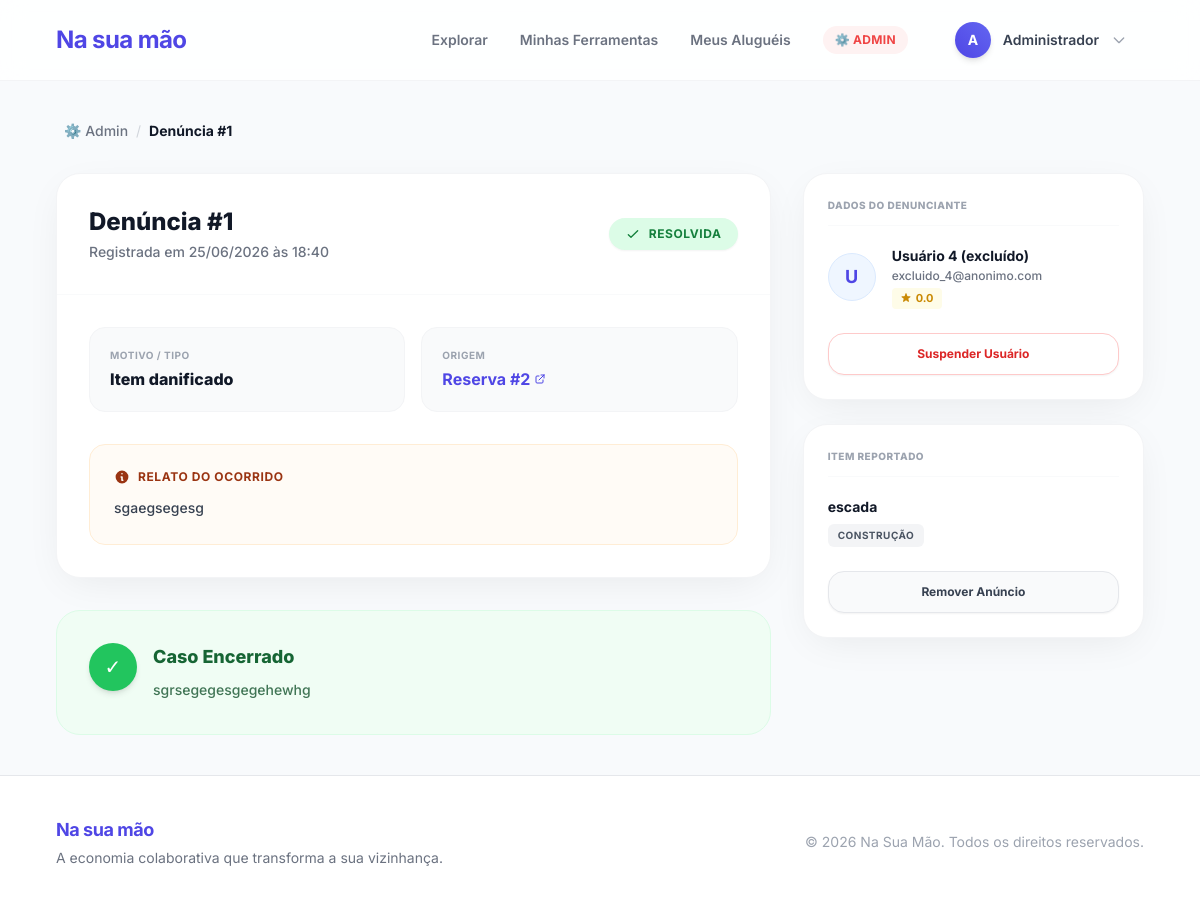
The app's page /admin/denuncias/1 (signed in) with its own data.
### models/models.py (models this page shows)
class Usuario(Base):
    __tablename__ = "usuarios"
    id_usuario = Column(Integer, primary_key=True, index=True)
    nome = Column(String(100), nullable=False)
    email = Column(String(100), unique=True, index=True, nullable=False)
    senha = Column(String(255), nullable=False)
    cpf = Column(String(14), unique=True, nullable=False)
    cep = Column(String(9), nullable=True)
    telefone = Column(String(15), nullable=True)
    reputacao_acumulada = Column(Numeric(3, 1), default=0.0)
    tipo_perfil = Column(SAEnum(TipoPerfil), default=TipoPerfil.AMBOS)
    data_cadastro = Column(DateTime(timezone=True), server_default=func.now())
    latitude = Column(Float, nullable=True)
    longitude = Column(Float, nullable=True)
    data_nascimento = Column(Date, nullable=False)
    bairro = Column(String(100), nullable=True)
    endereco = Column(String(255), nullable=True)
    foto = Column(String(255), nullable=True)
    total_alugueis = Column(Integer, default=0)
    status_conta = Column(String(20), default="ativo")
    is_admin = Column(Boolean, default=False)
    ferramentas = relationship("Ferramenta", back_populates="locador")
    reservas_como_locatario = relationship("Reserva", back_populates="locatario", foreign_keys="Reserva.id_locatario")

class Denuncia(Base):
    __tablename__ = "denuncias"
    id_denuncia = Column(Integer, primary_key=True, index=True)
    id_reserva = Column(Integer, ForeignKey("reservas.id_reserva"), nullable=False)
    id_denunciante = Column(Integer, ForeignKey("usuarios.id_usuario"), nullable=False)
    motivo = Column(Text, nullable=False)
    descricao = Column(Text, nullable=False)
    foto_evidencia = Column(String(255), nullable=True)
    status_denuncia = Column(SAEnum(StatusDenuncia), default=StatusDenuncia.PENDENTE)
    resolucao = Column(Text, nullable=True)
    data_abertura = Column(DateTime(timezone=True), server_default=func.now())
    reserva = relationship("Reserva")
    denunciante = relationship("Usuario")

class Ferramenta(Base):
    __tablename__ = "ferramentas"
    id_ferramenta = Column(Integer, primary_key=True, index=True)
    id_locador = Column(Integer, ForeignKey("usuarios.id_usuario"), nullable=False)
    id_categoria = Column(Integer, ForeignKey("categorias.id_categoria"), nullable=False)
    titulo = Column(String(100), nullable=False)
    descricao = Column(Text, nullable=False)
    voltagem = Column(SAEnum(Voltagem), default=Voltagem.MANUAL)
    estado_conservacao = Column(SAEnum(EstadoConservacao), default=EstadoConservacao.BOM)
    preco_diaria = Column(Numeric(10, 2), nullable=False)
    status_ferramenta = Column(SAEnum(StatusFerramenta), default=StatusFerramenta.DISPONIVEL)
    foto1 = Column(String(255), nullable=True)
    foto2 = Column(String(255), nullable=True)
    foto3 = Column(String(255), nullable=True)
    foto4 = Column(String(255), nullable=True)
    foto5 = Column(String(255), nullable=True)
    locador = relationship("Usuario", back_populates="ferramentas")
    categoria = relationship("Categoria", back_populates="ferramentas")
    reservas = relationship("Reserva", back_populates="ferramenta")

class Categoria(Base):
    __tablename__ = "categorias"
    id_categoria = Column(Integer, primary_key=True, index=True)
    nome_categoria = Column(String(50), nullable=False)
    ferramentas = relationship("Ferramenta", back_populates="categoria")

### src/controllers/admin_controller.py (the view)
@router.get("/denuncias/{denuncia_id}", response_class=HTMLResponse)
async def detalhe_denuncia(request: Request, denuncia_id: int, db: Session = Depends(get_db), admin: Usuario = Depends(require_admin)):
    denuncia = db.query(Denuncia).filter(Denuncia.id_denuncia == denuncia_id).first()
    if not denuncia:
        return RedirectResponse("/admin/", status_code=302)
    return templates.TemplateResponse("admin/denuncia_detalhe.html", {
        "request": request, "usuario": admin, "denuncia": denuncia
    })

### templates/admin/denuncia_detalhe.html (shortened to what this page needs)
{% extends "base.html" %}
{% block content %}
<div class="flex items-center gap-2 text-sm text-gray-500 mb-8 px-2">
  <a href="/admin/" class="hover:text-primary-600 font-medium transition-colors">⚙️ Admin</a>
  <span class="text-gray-300">/</span>
  <span class="text-gray-900 font-bold">Denúncia #{{ denuncia.id_denuncia }}</span>
</div>
<div class="grid grid-cols-1 lg:grid-cols-3 gap-8">
  <div class="lg:col-span-2 space-y-8">
    <div class="bg-white rounded-3xl shadow-soft border border-gray-100 overflow-hidden">
      <div class="p-8 border-b border-gray-50 flex flex-wrap items-center justify-between gap-4">
        <div>
          <h1 class="text-2xl font-extrabold text-gray-900 mb-1">Denúncia #{{ denuncia.id_denuncia }}</h1>
          <p class="text-sm text-gray-500 font-medium">
            Registrada em
            {{ denuncia.data_abertura.strftime('%d/%m/%Y às %H:%M') if denuncia.data_abertura else 'Data indisponível' }}
          </p>
        </div>
        {% if denuncia.status_denuncia.value in ['Pendente', 'Em Análise'] %}
          <span class="bg-orange-100 text-orange-700 px-4 py-2 rounded-full text-xs font-bold uppercase tracking-wider flex items-center gap-2 shadow-sm">
            <svg class="w-4 h-4" fill="none" stroke="currentColor" viewBox="0 0 24 24"><path stroke-linecap="round" stroke-linejoin="round" stroke-width="2" d="M12 8v4m0 4h.01M21 12a9 9 0 11-18 0 9 9 0 0118 0z"></path></svg>
            {{ denuncia.status_denuncia.value }}
          </span>
        {% else %}
          <span class="bg-green-100 text-green-700 px-4 py-2 rounded-full text-xs font-bold uppercase tracking-wider flex items-center gap-2 shadow-sm">
            <svg class="w-4 h-4" fill="none" stroke="currentColor" viewBox="0 0 24 24"><path stroke-linecap="round" stroke-linejoin="round" stroke-width="2" d="M5 13l4 4L19 7"></path></svg>
            {{ denuncia.status_denuncia.value }}
          </span>
        {% endif %}
      </div>
      <div class="p-8">
        <div class="grid grid-cols-1 sm:grid-cols-2 gap-4 mb-8">
          <div class="bg-gray-50 rounded-2xl p-5 border border-gray-100">
            <p class="text-[10px] text-gray-400 font-bold uppercase tracking-wider mb-1">Motivo / Tipo</p>
            <p class="font-extrabold text-gray-900">{{ denuncia.motivo }}</p>
          </div>
          <div class="bg-gray-50 rounded-2xl p-5 border border-gray-100">
            <p class="text-[10px] text-gray-400 font-bold uppercase tracking-wider mb-1">Origem</p>
            <a href="/reservas/{{ denuncia.id_reserva }}"
               class="font-bold text-primary-600 hover:text-primary-700 inline-flex items-center gap-1 transition-colors">
              Reserva #{{ denuncia.id_reserva }}
              <svg class="w-3 h-3" fill="none" stroke="currentColor" viewBox="0 0 24 24"><path stroke-linecap="round" stroke-linejoin="round" stroke-width="2" d="M10 6H6a2 2 0 00-2 2v10a2 2 0 002 2h10a2 2 0 002-2v-4M14 4h6m0 0v6m0-6L10 14"></path></svg>
            </a>
          </div>
        </div>
        <div class="bg-orange-50/50 border border-orange-100 rounded-2xl p-6">
          <h3 class="text-xs font-bold text-orange-800 uppercase tracking-wider mb-3 flex items-center gap-2">
            <svg class="w-4 h-4" fill="currentColor" viewBox="0 0 20 20"><path fill-rule="evenodd" d="M18 10a8 8 0 11-16 0 8 8 0 0116 0zm-7-4a1 1 0 11-2 0 1 1 0 012 0zM9 9a1 1 0 000 2v3a1 1 0 001 1h1a1 1 0 100-2v-3a1 1 0 00-1-1H9z" clip-rule="evenodd"></path></svg>
            Relato do Ocorrido
          </h3>
          <p class="text-sm text-gray-700 leading-relaxed font-medium">{{ denuncia.descricao }}</p>
        </div>
      </div>
    </div>
    {% if denuncia.status_denuncia.value in ['Pendente', 'Em Análise'] %}
    <div class="bg-white rounded-3xl shadow-soft border border-gray-100 p-8">
      <div class="flex items-center gap-3 mb-6">
        <div class="w-10 h-10 bg-primary-50 text-primary-600 rounded-full flex items-center justify-center text-lg">📝</div>
        <h2 class="font-extrabold text-gray-900 text-xl">Registrar Resolução</h2>
      </div>
      <form method="POST" action="/admin/denuncias/{{ denuncia.id_denuncia }}/resolver" class="space-y-6">
        <div>
          <label class="block text-[11px] font-bold text-gray-500 uppercase tracking-wider mb-2">
            Decisão e Ações Tomadas
          </label>
          <textarea name="resolucao" required rows="5"
                    placeholder="Descreva as medidas adotadas (ex: advertência enviada, reembolso processado...)"
                    class="w-full bg-gray-50 border border-gray-200 rounded-2xl px-5 py-4 text-sm focus:ring-2 focus:ring-green-500 focus:bg-white outline-none transition-all shadow-sm resize-none"></textarea>
        </div>
        <div class="bg-blue-50 border border-blue-100 rounded-2xl p-4 flex gap-3 text-sm text-blue-800">
          <svg class="w-5 h-5 flex-shrink-0 mt-0.5 text-blue-500" fill="currentColor" viewBox="0 0 20 20"><path fill-rule="evenodd" d="M18 10a8 8 0 11-16 0 8 8 0 0116 0zm-7-4a1 1 0 11-2 0 1 1 0 012 0zM9 9a1 1 0 000 2v3a1 1 0 001 1h1a1 1 0 100-2v-3a1 1 0 00-1-1H9z" clip-rule="evenodd"></path></svg>
          <p class="leading-relaxed">Após o envio, a denúncia será arquivada como "Resolvida" e o status do aluguel voltará para "Finalizado".</p>
        </div>
        <div class="flex flex-col sm:flex-row gap-4 pt-2">
          <button type="submit"
                  class="sm:flex-1 bg-green-600 hover:bg-green-700 text-white py-4 rounded-2xl font-bold text-sm transition-all shadow-md hover:shadow-lg transform hover:-translate-y-0.5">
            Concluir e Marcar como Resolvida
          </button>
          <a href="/admin/"
             class="sm:w-1/3 text-center bg-white border border-gray-200 text-gray-700 hover:bg-gray-50 py-4 rounded-2xl font-bold text-sm transition-colors shadow-sm">
            Voltar ao Painel
          </a>
        </div>
      </form>
    </div>
    {% else %}
    <div class="bg-green-50 border border-green-100 rounded-3xl p-8 flex gap-4 items-start">
      <div class="w-12 h-12 bg-green-500 text-white rounded-full flex items-center justify-center flex-shrink-0 text-xl shadow-md">✓</div>
      <div>
        <h2 class="font-extrabold text-green-800 text-lg mb-2">Caso Encerrado</h2>
        <p class="text-sm text-green-900/80 leading-relaxed font-medium">{{ denuncia.resolucao }}</p>
      </div>
    </div>
    {% endif %}
  </div>
  <div class="lg:col-span-1 space-y-6">
    <div class="bg-white rounded-3xl shadow-soft border border-gray-100 p-6">
      <h3 class="text-[10px] font-extrabold text-gray-400 uppercase tracking-wider mb-5 pb-3 border-b border-gray-50">
        Dados do Denunciante
      </h3>
      {% set denunciante = denuncia.reserva.locatario
         if denuncia.id_denunciante == denuncia.reserva.id_locatario
         else denuncia.reserva.ferramenta.locador %}
      <div class="flex items-center gap-4 mb-6">
        <div class="w-12 h-12 rounded-full bg-primary-50 flex items-center justify-center font-bold text-primary-600 text-lg border border-primary-100">
          {{ denunciante.nome[0].upper() }}
        </div>
        <div>
          <p class="font-bold text-gray-900 text-sm mb-0.5">{{ denunciante.nome }}</p>
          <p class="text-xs text-gray-500 font-medium">{{ denunciante.email }}</p>
          <div class="flex items-center gap-1 text-[11px] font-bold text-yellow-600 bg-yellow-50 px-2 py-0.5 rounded w-fit mt-1">
            {{ "%.1f"|format(denunciante.reputacao_acumulada | float) }}
          </div>
        </div>
      </div>
      <form method="POST" action="/admin/usuarios/{{ denunciante.id_usuario }}/suspender">
        <button class="w-full bg-white hover:bg-red-600 text-red-600 hover:text-white border border-red-200 py-3 rounded-2xl text-xs font-bold transition-colors shadow-sm"
                onclick="return confirm('Tem certeza que deseja suspender este usuário?')">
          Suspender Usuário
        </button>
      </form>
    </div>
    <div class="bg-white rounded-3xl shadow-soft border border-gray-100 p-6">
      <h3 class="text-[10px] font-extrabold text-gray-400 uppercase tracking-wider mb-5 pb-3 border-b border-gray-50">
        Item Reportado
      </h3>
      <div class="mb-6">
        <p class="font-bold text-gray-900 text-sm mb-1 line-clamp-2">
          {{ denuncia.reserva.ferramenta.titulo }}
        </p>
        <span class="inline-block bg-gray-100 text-gray-600 px-2.5 py-1 rounded-md text-[10px] font-bold uppercase tracking-wider">
          {{ denuncia.reserva.ferramenta.categoria.nome_categoria }}
        </span>
      </div>
      <form method="POST" action="/admin/ferramentas/{{ denuncia.reserva.ferramenta.id_ferramenta }}/remover">
        <button class="w-full bg-gray-50 hover:bg-gray-900 text-gray-700 hover:text-white border border-gray-200 py-3 rounded-2xl text-xs font-bold transition-colors shadow-sm"
                onclick="return confirm('Tem certeza que deseja remover este anúncio?')">
          Remover Anúncio
        </button>
      </form>
    </div>
  </div>
</div>
{% endblock %}

### templates/base.html (shortened to what this page needs)
<!DOCTYPE html>
<html lang="pt-PT">
<head>
  <script src="https://cdn.tailwindcss.com"></script>
</head>
<body class="bg-[#f8fafc] flex flex-col min-h-screen font-sans text-gray-800 antialiased selection:bg-primary-100 selection:text-primary-700">
<nav class="bg-white/85 backdrop-blur-md border-b border-gray-100 sticky top-0 z-50 transition-all duration-300">
  <div class="max-w-6xl mx-auto px-4 sm:px-6 lg:px-8">
    <div class="flex justify-between items-center h-20">
      <a href="/" class="flex items-center gap-2 text-2xl font-bold text-primary-600 hover:text-primary-700 transition tracking-tight">
        Na sua mão
      </a>
      <div class="hidden md:flex items-center gap-8">
        <a href="/" class="text-sm font-semibold text-gray-500 hover:text-primary-600 transition-colors">Explorar</a>
        {% if usuario %}
          <a href="/minhas-ferramentas" class="text-sm font-semibold text-gray-500 hover:text-primary-600 transition-colors">Minhas Ferramentas</a>
          <a href="/meus-alugueis" class="text-sm font-semibold text-gray-500 hover:text-primary-600 transition-colors">Meus Aluguéis</a>
          {% if usuario.is_admin %}
            <a href="/admin/" class="text-xs font-bold text-red-500 hover:text-red-600 bg-red-50 px-3 py-1.5 rounded-full transition-colors tracking-wide uppercase">⚙️ Admin</a>
          {% endif %}
          <div class="relative group ml-2">
            <button class="flex items-center gap-3 hover:bg-gray-50 p-1.5 pr-4 rounded-full border border-transparent hover:border-gray-200 transition-all cursor-pointer">
              <div class="w-9 h-9 rounded-full bg-gradient-to-tr from-primary-600 to-primary-500 text-white flex items-center justify-center font-bold text-sm shadow-md">
                {{ usuario.nome[0].upper() }}
              </div>
              <span class="text-sm font-semibold text-gray-700">{{ usuario.nome.split()[0] }}</span>
              <svg class="w-4 h-4 text-gray-400" fill="none" stroke="currentColor" viewBox="0 0 24 24"><path stroke-linecap="round" stroke-linejoin="round" stroke-width="2" d="M19 9l-7 7-7-7"></path></svg>
            </button>
          </div>
        {% endif %}
      </div>
    </div>
  </div>
</nav>
<main class="flex-grow max-w-6xl mx-auto w-full px-4 sm:px-6 lg:px-8 py-10">
  {% block content %}{% endblock %}
</main>
<footer class="bg-white border-t border-gray-200 mt-auto py-10">
  <div class="max-w-6xl mx-auto px-4 sm:px-6 lg:px-8 flex flex-col md:flex-row justify-between items-center gap-6">
    <div class="text-center md:text-left">
      <p class="font-bold text-lg text-primary-600 mb-1 tracking-tight">Na sua mão</p>
      <p class="text-gray-500 text-sm">A economia colaborativa que transforma a sua vizinhança.</p>
    </div>
    <div class="text-gray-400 text-sm text-center md:text-right">
      <p>© 2026 Na Sua Mão. Todos os direitos reservados.</p>
    </div>
  </div>
</footer>
</body>
</html>

### records on screen
Usuario: nome "A", nome "Administrador"
Denuncia: id_denuncia "1", data_abertura "25/06/2026 às 18:40", status_denuncia.value "RESOLVIDA", motivo "Item danificado", id_reserva "2", descricao "sgaegsegesg", resolucao "sgrsegegesgegehewhg"
Usuario: nome "U", nome "Usuário 4 (excluído)", email "excluido_4@anonimo.com", reputacao_acumulada "0.0"
Ferramenta: reserva.ferramenta.titulo "escada"
Categoria: reserva.ferramenta.categoria.nome_categoria "CONSTRUÇÃO"
